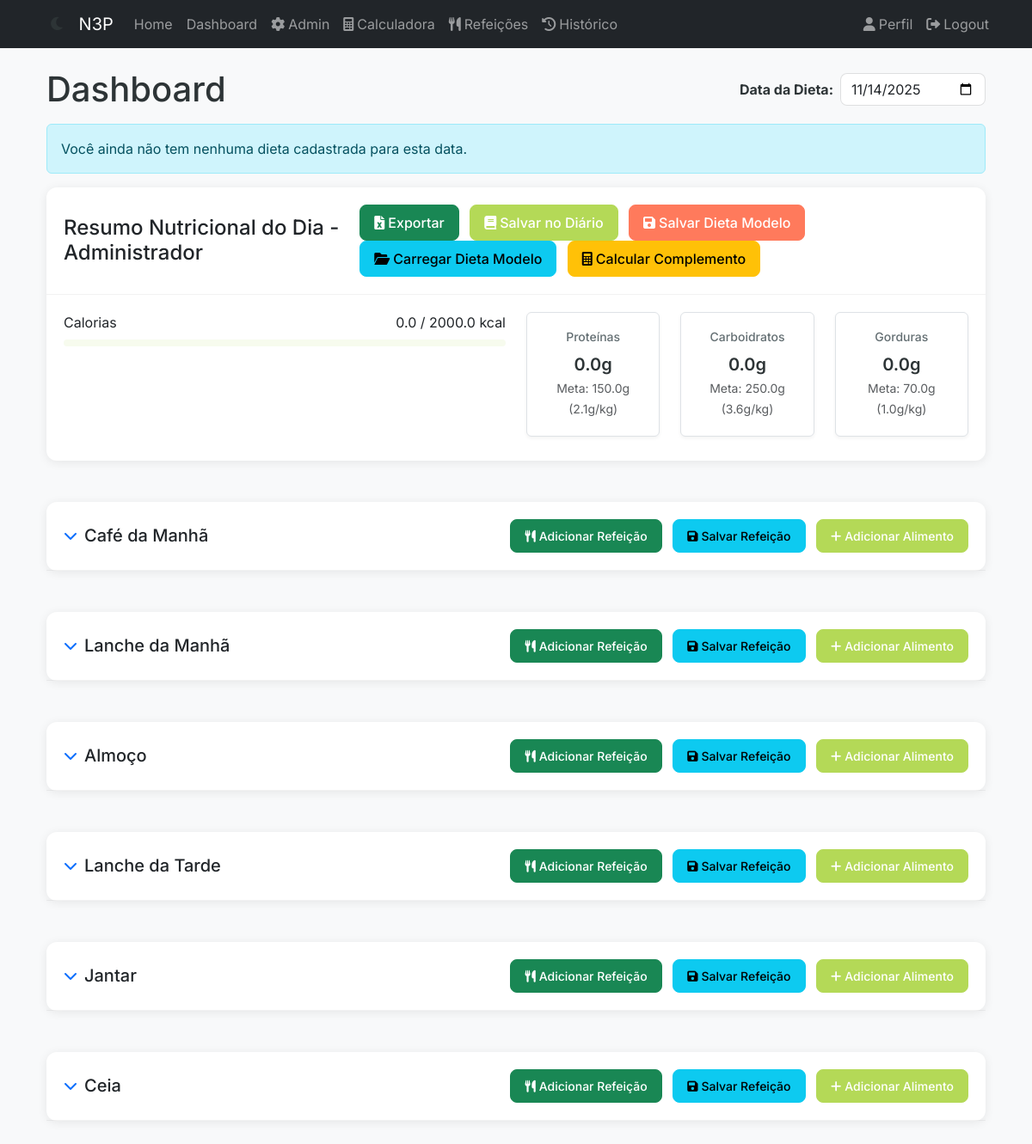
The app's page /dashboard (signed in) with its own data.
### app/models/user.py (models this page shows, shortened)
class User(UserMixin, db.Model):
    __tablename__ = "users"
    id = db.Column(db.Integer, primary_key=True)
    username = db.Column(db.String(80), unique=True, nullable=False)
    email = db.Column(db.String(120), unique=True, nullable=False)
    password_hash = db.Column(db.String(128))
    created_at = db.Column(db.DateTime, default=datetime.utcnow)
    updated_at = db.Column(db.DateTime, default=datetime.utcnow, onupdate=datetime.utcnow)
    nome = db.Column(db.String(100), nullable=False)
    idade = db.Column(db.Integer, nullable=False)
    altura = db.Column(db.Float, nullable=False)  # altura em metros
    peso = db.Column(db.Float, nullable=False)  # peso em kg
    sexo = db.Column(
        db.String(1), nullable=False
    )  # 'M' para masculino, 'F' para feminino
    fator_atividade = db.Column(db.String(20), nullable=False)
    objetivo = db.Column(db.String(50), nullable=False)
    admin = db.Column(db.Boolean, nullable=False, default=False)
    calories_goal = db.Column(db.Float, nullable=True)
    proteins_goal = db.Column(db.Float, nullable=True)
    carbs_goal = db.Column(db.Float, nullable=True)
    fats_goal = db.Column(db.Float, nullable=True)
    diets = db.relationship("Diet", lazy=True)

### app/blueprints/main/routes.py (the view, shortened to what this page needs)
@bp.route("/dashboard")
@login_required
def dashboard():
    from datetime import date, datetime
    date_str = request.args.get("date")
    if date_str:
        try:
            selected_date = datetime.strptime(date_str, "%Y-%m-%d").date()
        except ValueError:
            selected_date = date.today()
    else:
        selected_date = date.today()
    diary_for_date = (
        Diet.query.filter_by(user_id=current_user.id, date=selected_date)
        .first()
    )
    saved_diets = (
        Diet.query.filter_by(user_id=current_user.id, date=None)
        .order_by(Diet.created_at.desc())
        .all()
    )
    today = date.today()
    daily_totals = {"calories": 0, "proteins": 0, "carbs": 0, "fats": 0}
    user_goals = {
        "calories": current_user.calories_goal or 0,
        "proteins": current_user.proteins_goal or 0,
        "carbs": current_user.carbs_goal or 0,
        "fats": current_user.fats_goal or 0,
    }
    meals = {}
    meal_totals = {}
    for y in MEAL_TYPES.keys():
        meal_totals[y] = {}
        for x in MACRO_TYPES.keys():
            meal_totals[y][x] = 0
    return render_template(
        "main/dashboard.html",
        title="Dashboard",
        diet=diary_for_date,  # Pode ser None se não houver diário para a data
        meal_types=MEAL_TYPES,
        daily_totals=daily_totals,
        user_goals=user_goals,
        meals=meals,
        meal_totals=meal_totals,
        saved_diets=saved_diets,
        today=selected_date,  # Usa a data selecionada (pode ser hoje ou outra data)
    )

### app/__init__.py (called while the page is built)
def create_app(config_class=Config):
    app = Flask(__name__)
    app.config.from_object(config_class)
    db.init_app(app)
    migrate.init_app(app, db)
    login.init_app(app)
    register_blueprints(app)
    from app.models import User
    @login.user_loader
    def load_user(id):
        return User.query.get(int(id))
    return app

### app/templates/main/dashboard.html (shortened to what this page needs)
{% extends "base.html" %} {% from "macros/forms.html" import render_food_row %}
{% block title %}Dashboard - N3P{% endblock %} {% block content %}
<div class="container mt-4">
  <div class="d-flex justify-content-between align-items-center mb-3">
    <h1 class="mb-0">Dashboard</h1>
    <div class="d-flex align-items-center gap-2">
      <label for="dietDate" class="mb-0 fw-bold">Data da Dieta:</label>
      <input
        type="date"
        id="dietDate"
        class="form-control"
        style="width: auto;"
        value="{{ today.strftime('%Y-%m-%d') if today else '' }}"
        onchange="changeDate(this.value)"
      />
    </div>
  </div>
  {% if diet %}
  <div class="card mb-4">
    <div class="card-header">
      <h5 class="mb-0">Dieta: {{ diet.name }}</h5>
    </div>
    <div class="card-body">
      <p>Data: {{ diet.date.strftime('%d/%m/%Y') if diet.date else diet.created_at.strftime('%d/%m/%Y') }}</p>
    </div>
  </div>
  {% else %}
  <div class="alert alert-info">
    Você ainda não tem nenhuma dieta cadastrada para esta data.
  </div>
  {% endif %}
  <div class="row mb-4">
    <div class="col-md-12">
      <div class="card">
        <div
          class="card-header d-flex justify-content-between align-items-center"
        >
          <h4 class="mb-0">
            Resumo Nutricional do Dia - {{ current_user.nome }}
          </h4>
          <div>
            <button
              class="btn btn-success me-2"
              onclick="exportToExcel()"
              title="Exportar para Excel"
            >
              <i class="fas fa-file-excel me-1"></i>Exportar
            </button>
            <button
              class="btn btn-primary me-2"
              data-bs-toggle="modal"
              data-bs-target="#saveDailyDietModal"
            >
              <i class="fas fa-book me-1"></i>Salvar no Diário
            </button>
            <button
              class="btn btn-secondary me-2"
              data-bs-toggle="modal"
              data-bs-target="#saveDietModal"
            >
              <i class="fas fa-save me-1"></i>Salvar Dieta Modelo
            </button>
            <button
              class="btn btn-info me-2"
              data-bs-toggle="modal"
              data-bs-target="#loadDietModal"
            >
              <i class="fas fa-folder-open me-1"></i>Carregar Dieta Modelo
            </button>
            <button
              class="btn btn-warning me-2"
              data-bs-toggle="modal"
              data-bs-target="#calculatorModal"
              onclick="document.getElementById('calculatorFrame').contentWindow.importComplement()"
            >
              <i class="fas fa-calculator me-1"></i>Calcular Complemento
            </button>
          </div>
        </div>
        <div class="card-body">
          <div class="row">
            <div class="col-md-6">
              <div class="progress-wrapper mb-3">
                <div
                  class="d-flex justify-content-between align-items-center mb-1"
                >
                  <span>Calorias</span>
                  <span>
                  </span>
                </div>
                <div class="progress">
                </div>
              </div>
            </div>
            <div class="col-md-6">
              <div class="row">
                <div class="col-md-4">
                  <div class="nutrient-box text-center p-2 rounded mb-2">
                    <h6>Proteínas</h6>
                    <p class="mb-0">
                    </p>
                    <small class="text-muted"
                      >Meta:
                      <span id="user-goals-proteins"
                        >{{ "%.1f"|format(user_goals.proteins) }}</span
                      >g (<span
                        >{{ "%.1f"|format(user_goals.proteins/current_user.peso)
                        }}</span
                      >g/kg)
                    </small>
                  </div>
                </div>
                <div class="col-md-4">
                  <div class="nutrient-box text-center p-2 rounded mb-2">
                    <h6>Carboidratos</h6>
                    <p class="mb-0">
                    </p>
                    <small class="text-muted"
                      >Meta:
                      <span id="user-goals-carbs"
                        >{{ "%.1f"|format(user_goals.carbs) }}</span
                      >g (<span
                        >{{ "%.1f"|format(user_goals.carbs/current_user.peso)
                        }}</span
                      >g/kg)
                    </small>
                  </div>
                </div>
                <div class="col-md-4">
                  <div class="nutrient-box text-center p-2 rounded mb-2">
                    <h6>Gorduras</h6>
                    <p class="mb-0">
                    </p>
                    <small class="text-muted"
                      >Meta:
                      <span id="user-goals-fats"
                        >{{ "%.1f"|format(user_goals.fats) }}</span
                      >g (<span
                        >{{ "%.1f"|format(user_goals.fats/current_user.peso)
                        }}</span
                      >g/kg)
                    </small>
                  </div>
                </div>
              </div>
            </div>
          </div>
        </div>
      </div>
    </div>
  </div>
  {% for meal_type, meal_name in meal_types.items() %}
  <div class="row mb-4">
    <div class="col-md-12">
      <div class="card">
        <div
          class="card-header d-flex justify-content-between align-items-center"
        >
          <div class="d-flex align-items-center">
            <button
              class="btn btn-link p-0 me-2 expand-btn"
              onclick="toggleMealSection('{{ meal_type }}')"
            >
              <i class="fas {% if meals and meals.get(meal_type) and meals[meal_type]|length > 0 %}fa-chevron-up{% else %}fa-chevron-down{% endif %}"></i>
            </button>
            <h5 class="mb-0">{{ meal_name }}</h5>
          </div>
          <div>
            <button
              class="btn btn-success btn-sm me-2"
              data-bs-toggle="modal"
              data-bs-target="#mealTemplateModal-{{ meal_type }}"
            >
              <i class="fas fa-utensils me-1"></i>Adicionar Refeição
            </button>
            <button
              class="btn btn-info btn-sm me-2"
              data-bs-toggle="modal"
              data-bs-target="#saveMealModal-{{ meal_type }}"
            >
              <i class="fas fa-save me-1"></i>Salvar Refeição
            </button>
            <button
              class="btn btn-primary btn-sm"
              onclick="Food.createFoodRow(null, '{{ meal_type }}')"
            >
              <i class="fas fa-plus me-1"></i>Adicionar Alimento
            </button>
          </div>
        </div>
      </div>
    </div>
  </div>
  {% endfor %}
</div>
{% endblock %} {% block extra_css %}
<link
  rel="stylesheet"
  href="{{ url_for('static', filename='css/dashboard.css') }}"
/>
 {% endblock %}

### app/static/css/theme.css (style rules this page uses)
:root { --primary-color: #b4d957; --primary-light: #d4e9a5; --primary-dark: #9fc748; --secondary-color: #ff7f6b; --secondary-dark: #ff6b54; --bg-color: #ffffff; --bg-secondary: #f8f9fa; --text-color: #212529; --text-muted: #6c757d; --border-color: #dee2e6; --shadow-sm: 0 2px 4px rgba(0, 0, 0, 0.05); --shadow-md: 0 4px 6px rgba(0, 0, 0, 0.1); --shadow-lg: 0 6px 20px rgba(0, 0, 0, 0.1); --card-bg: #ffffff; --input-bg: #ffffff; --border-radius: 0.5rem; --transition: all 0.3s ease; --scale: scale(1.02); --scale-btn: scale(1.05); }
body { background-color: var(--bg-color); color: var(--text-color); font-family: "Inter", -apple-system, BlinkMacSystemFont, sans-serif; line-height: 1.5; margin: 0; padding: 0; transition: background-color 0.3s ease, color 0.3s ease; }
.card { background: var(--card-bg); border-radius: var(--border-radius); border: none; box-shadow: var(--shadow-sm); transition: var(--transition); margin-bottom: 1.5rem; }
.card-header { background: transparent; border-bottom: 1px solid var(--border-color); padding: 1.25rem; }
.card-body { padding: 1.25rem; }
.btn { border-radius: var(--border-radius); font-weight: 500; padding: 0.5rem 1rem; transition: var(--transition); position: relative; overflow: hidden; }
.btn-primary { background-color: var(--primary-color); border-color: var(--primary-color); }
.btn-secondary { background-color: var(--secondary-color); border-color: var(--secondary-color); }
.form-control { border-radius: var(--border-radius); border: 1px solid var(--border-color); padding: 0.375rem 0.75rem; height: auto; transition: var(--transition); background-color: var(--input-bg); }
.progress { background-color: rgba(180, 217, 87, 0.1); border-radius: 100px; height: 0.5rem; margin: 0.5rem 0; overflow: hidden; }

### app/static/css/dashboard.css (style rules this page uses)
:root { --primary-color: #b4d957; --primary-light: #d4e9a5; --secondary-color: #ff7a5c; --text-color: #2d3436; --text-muted: #636e72; --background-color: #f8f9fa; --card-background: #ffffff; --border-radius: 12px; --shadow: 0 2px 12px rgba(0, 0, 0, 0.08); --transition: all 0.3s ease; --scale: scale(1.02); --scale-btn: scale(1.05); }
body { background-color: var(--background-color); color: var(--text-color); font-family: "Inter", -apple-system, BlinkMacSystemFont, sans-serif; line-height: 1.5; margin: 0; padding: 0; }
.card { background: var(--card-background); border-radius: var(--border-radius); border: none; box-shadow: var(--shadow); transition: var(--transition); margin-bottom: 1.5rem; animation: slideIn 0.5s ease-out; }
.card-header { background: transparent; border-bottom: 1px solid rgba(0, 0, 0, 0.05); padding: 1.25rem; }
.card-body { padding: 1.25rem; }
.btn { border-radius: 8px; font-weight: 500; padding: 0.5rem 1rem; transition: var(--transition); position: relative; overflow: hidden; }
.btn::after { content: ""; position: absolute; top: 50%; left: 50%; width: 5px; height: 5px; background: rgba(255, 255, 255, 0.5); opacity: 0; border-radius: 100%; transform: scale(1, 1) translate(-50%); transform-origin: 50% 50%; }
.btn-primary { background-color: var(--primary-color); border-color: var(--primary-color); }
.btn-secondary { background-color: var(--secondary-color); border-color: var(--secondary-color); }
.form-control { border-radius: 8px; border: 1px solid rgba(0, 0, 0, 0.1); padding: 0.375rem 0.75rem; height: auto; transition: var(--transition); }
.nutrient-box { background: var(--card-background); border-radius: var(--border-radius); box-shadow: var(--shadow); padding: 1.25rem !important; transition: var(--transition); animation: fadeIn 0.5s ease-out; }
.nutrient-box h6 { color: var(--text-muted); font-size: 0.875rem; margin-bottom: 0.5rem; }
.nutrient-box p { color: var(--text-color); font-size: 1.25rem; font-weight: 600; transition: var(--transition); }
.progress { background-color: rgba(180, 217, 87, 0.1); border-radius: 100px; height: 0.5rem; margin: 0.5rem 0; overflow: hidden; position: relative; }
.nutrient-box { background-color: #f8f9fa; border: 1px solid #dee2e6; }
.nutrient-box { background: var(--card-background); border-radius: var(--border-radius); box-shadow: var(--shadow-sm); padding: 1.25rem !important; transition: var(--transition); animation: fadeIn 0.5s ease-out; }

### app/static/css/auth.css (style rules this page uses)
.progress { background-color: rgba(0, 0, 0, 0.1); border-radius: 1rem; overflow: hidden; height: 8px; }

### records on screen
User: nome "Administrador", proteins "150.0", user_goals.proteins/current_user.peso "2.1", carbs "250.0", user_goals.carbs/current_user.peso "3.6", fats "70.0", user_goals.fats/current_user.peso "1.0"

### other values on screen
{{ meal_name }} "Café da Manhã" "Lanche da Manhã" "Almoço" "Lanche da Tarde" "Jantar" "Ceia"
